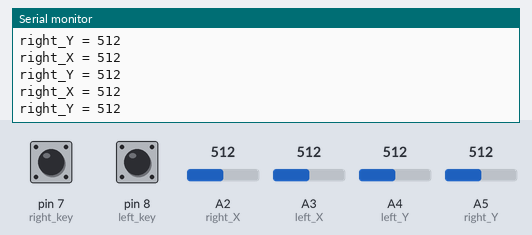
Recording of a sketch running on a simulated Arduino Uno, built with avr-gcc and run on an emulated ATmega328P. Parts: the last lines printed to the serial monitor. The inputs (shaded band) are chosen by the test bench; at power-on: A2 (right_X) = 512, A5 (right_Y) = 512, pin 7 (right_key) LOW, pin 8 (left_key) LOW, A3 (left_X) = 512, A4 (left_Y) = 512.

Above: at 1.2 s.
1.3 s: A2 (right_X) set to 716
At 1.57 s:
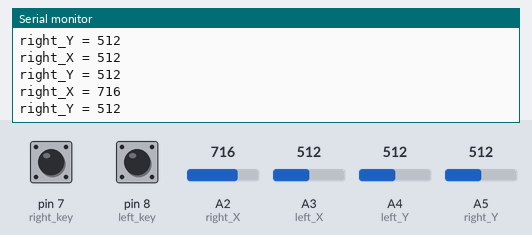
2.8 s: A5 (right_Y) set to 716
At 2.98 s:
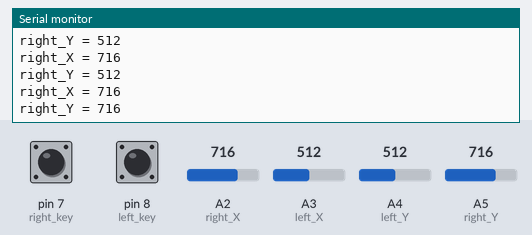
4.3 s: A2 (right_X) set to 992
At 4.38 s:
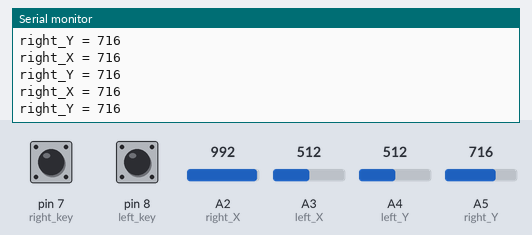
5.8 s: A5 (right_Y) set to 992
At 5.99 s:
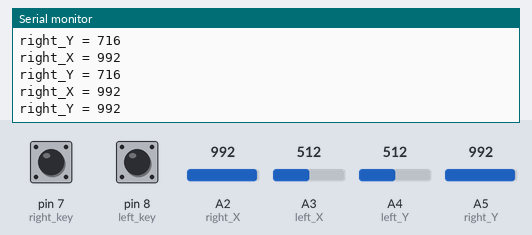
Timing chart, 0 to 8.3 s (numbered marks = the images above; inputs shaded):
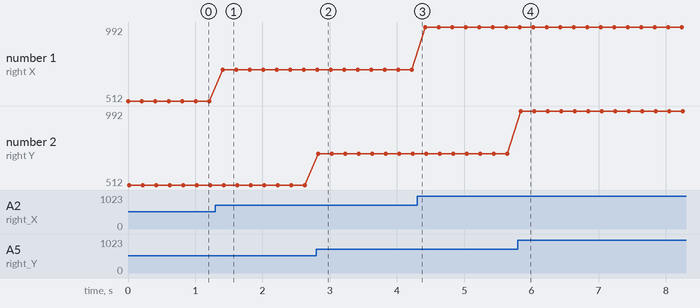

Measured:
- after the input at 1.3 s, the serial monitor: prints a new line after 0.11 s (image 1)
- after the input at 2.8 s, the serial monitor: prints a new line at once (image 2)
- after the input at 5.8 s, the serial monitor: prints a new line at once (image 4)
- plotted number 1: 512 → 716 after the input at 1.3 s, 716 → 992 after the input at 4.3 s

The sketch:

read_joystick_values.ino
```cpp
const int right_X = A2; // define the right X pin to A2
const int right_Y = A5; // define the right Y pin to A5
const int right_key = 7; //define the right key pin to 7（that is the value Z）

const int left_X = A3; //define the left X pin to A3
const int left_Y = A4;  // define the left Y pin to A4
const int left_key = 8; //define the left key pin to 8（that is the value Z）

void setup()
{
  pinMode(right_key, INPUT);   // set the right/left key to INPUT
  pinMode(left_key, INPUT);
  Serial.begin(9600); //  set the baud rate to 9600
}

void loop()
{
  int x1,y1,z1;  // define the variable, used to save the joystick value it reads
  int x2,y2,z2;

  x1 = analogRead(right_X); // read the value of right X
  y1 = analogRead(right_Y);  // read the value of right Y
  z1 = digitalRead(right_key);  //// read the value of right Z

  x2 = analogRead(left_X);  // read the value of left X
  y2 = analogRead(left_Y);  // read the value of left Y
  z2 = digitalRead(left_key);  // read the value of left Z

  Serial.print("right_X = "); // on the serial monitor, print out right_X =
  Serial.println(x1 ,DEC);  // print out the value of right X and line wrap
  Serial.print("right_Y = ");
  Serial.println(y1 ,DEC);
  //Serial.print("right_key = ");
  //Serial.println(z1 ,DEC);
 // Serial.println("**********right**********");
  /*Serial.print("left_X = ");
  Serial.println(x2 ,DEC);
  Serial.print("left_Y = ");
  Serial.println(y2 ,DEC);
  Serial.print("left_key = ");
  Serial.println(z2 ,DEC);
  Serial.println("*********left***********");*/
  delay(200);
}
```
